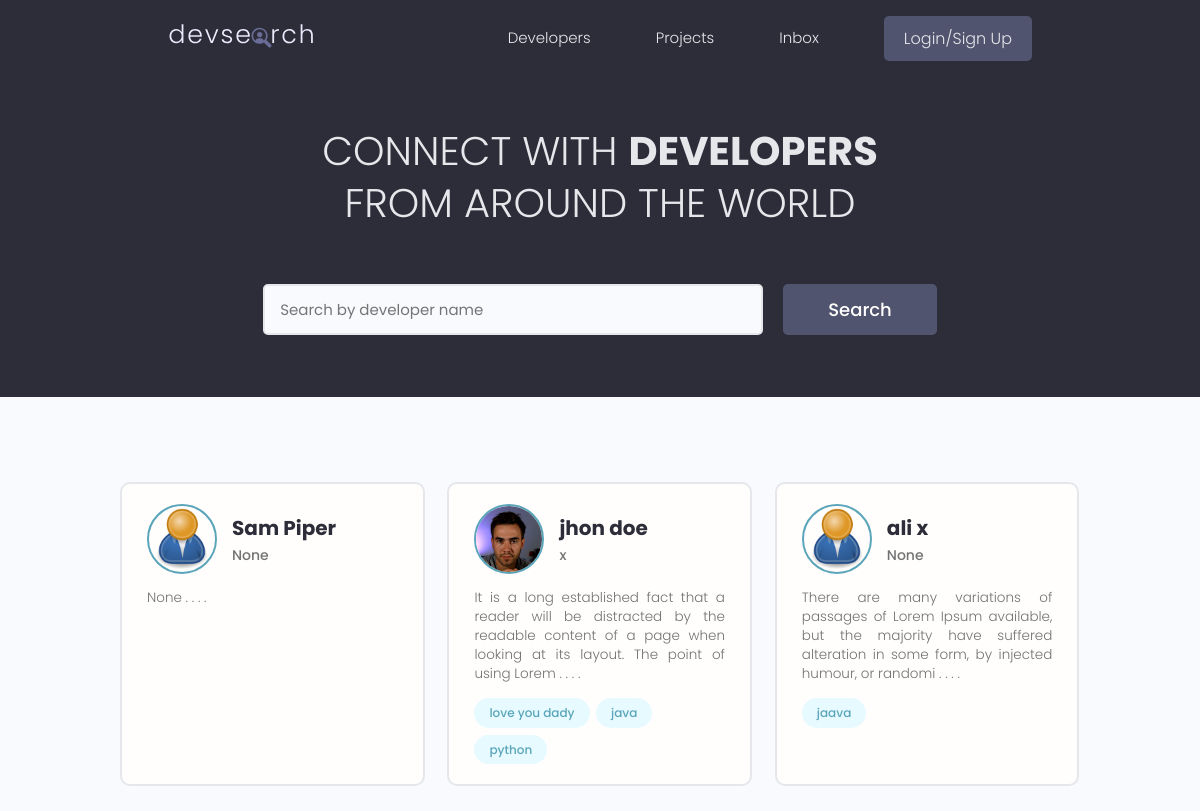
/, run on an earlier commit of the app's database.
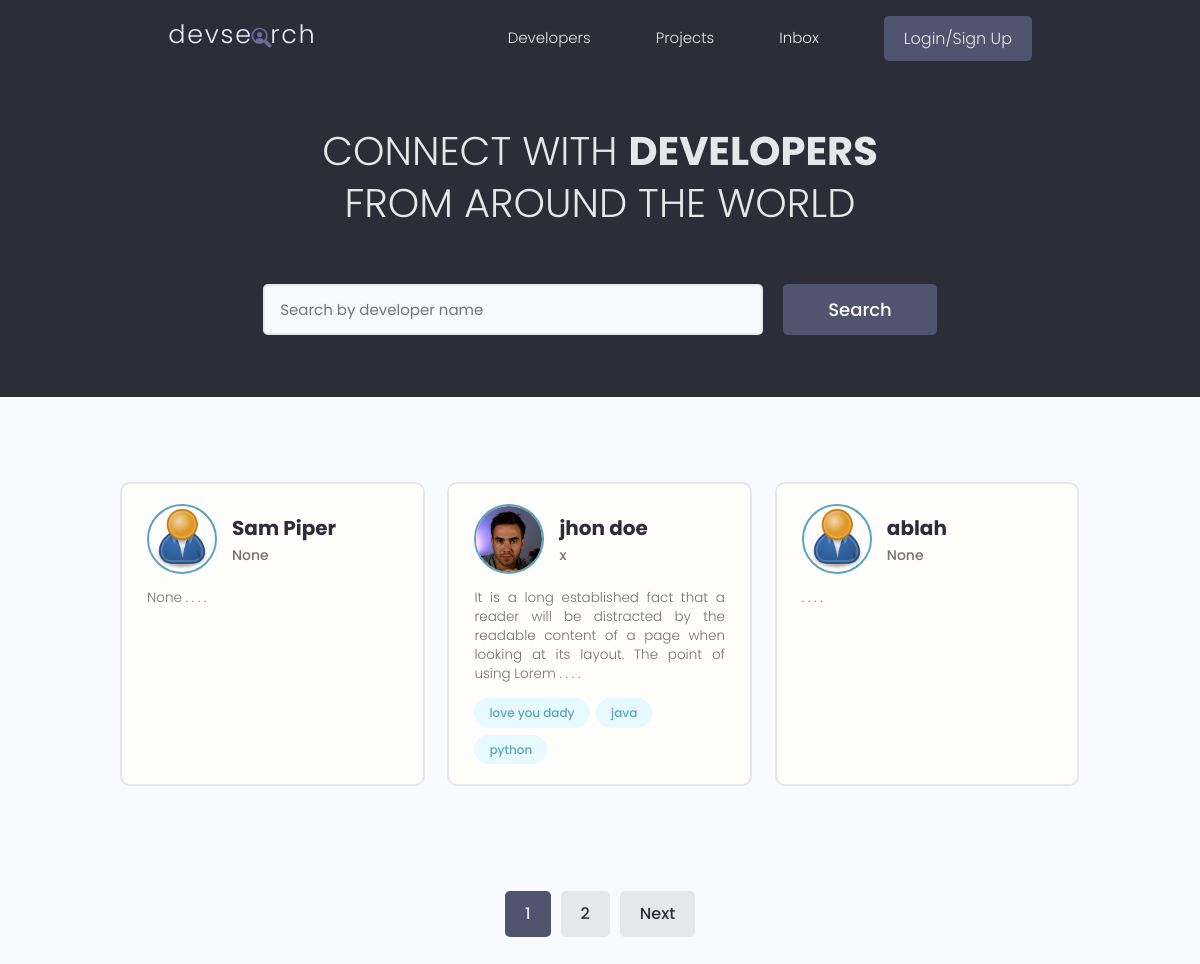
And on a later commit of the database.
### users/models.py (models this page shows, shortened)
class Profile(models.Model):
      user = models.OneToOneField(User, on_delete=models.CASCADE,
            null=True, blank=True)
      name = models.CharField(max_length=200, blank=True, null=True)
      email = models.EmailField(max_length=500, blank=True,null=True)
      username =models.CharField(max_length=200, blank=True, null=True)
      location = models.CharField(max_length=200, blank=True, null=True)
      short_intro = models.CharField(max_length=200, blank=True, null=True)
      bio = models.TextField(blank=True, null=True)
      profile_image = models.ImageField(blank=True,null=True,
            default='user-default.png', upload_to='profiles/')
      social_github  = models.CharField(max_length=200, blank=True, null=True)
      social_twitter = models.CharField(max_length=200, blank=True, null=True)
      social_linkdin = models.CharField(max_length=200, blank=True, null=True)
      social_youtube = models.CharField(max_length=200, blank=True, null=True)
      social_website = models.CharField(max_length=200, blank=True, null=True)
      created = models.DateTimeField(auto_now_add=True)
      id = models.UUIDField(default=uuid.uuid4 ,
                  unique=True , primary_key=True , editable=False )

class Skill(models.Model):
      owner = models.ForeignKey(Profile,on_delete=models.CASCADE,
                  null=True, blank=True)
      id = models.UUIDField(unique=True,
                  default=uuid.uuid4,primary_key=True,editable=False)
      name = models.CharField(max_length=100 , null=True, blank=True)
      description = models.TextField(max_length=1000 , null=True, blank=True)
      created = models.DateTimeField(auto_now_add=True)
      def __str__(self):
            return str(self.name)

### users/views.py (the view)
# urls.py: path('', views.profiles , name='profiles'),
def profiles(request):
      profiles , search_query = searchProfiles(request)
      profiles, paginator, custom_range =   pagination(request, profiles)
      if custom_range != 0 : # if not 0 , means we have range
            context = {
                  'profiles':profiles,
                  'search_query':search_query ,
                  'customRange': custom_range,
                  }
      else: # NO custom range
            context = {
                  'profiles':profiles,
                  'search_query':search_query ,
                  'customRange':paginator.page_range,
                  }
      return render(request, 'users/profiles.html',context)

### users/utils.py (called while the page is built)
def searchProfiles(request):
      search_query = ''
      if request.GET.get('search_query'):
            search_query = request.GET.get('search_query')
      skills = Skill.objects.filter(name__icontains= search_query)
      profiles = Profile.objects.distinct().filter(
            Q(name__icontains= search_query) |
             Q(short_intro__icontains= search_query) |
             Q(skill__in=skills)
             )
      if request.user:
            rm = request.user.username
            profiles = profiles.exclude(name=rm)
      return profiles, search_query

### users/templates/users/profiles.html (shortened to what this page needs)
{% extends "base.html" %}
{% load static %}
{% block content %}
  <main class="home">
      <section class="hero-section text-center">
        <div class="container container--narrow">
          <div class="hero-section__box">
            <h2>CONNECT WITH <span>DEVELOPERS</span></h2>
            <h2>FROM AROUND THE WORLD</h2>
          </div>
          <div class="hero-section__search">
            <form id='searchForm' class="form" action="{% url 'profiles'%}" method="get">
              <div class="form__field">
                <input class="input input--text" id="formInput#search" type="text" name="search_query"
                 value="{{search_query}}"  placeholder="Search by developer name" />
              </div>
              <input class="btn btn--sub btn--lg" type="submit" value="Search" />
            </form>
          </div>
        </div>
      </section>
      <section class="devlist">
        <div class="container">
          <div class="grid grid--three">
            {% for profile in profiles %}
            <div class="column card">
              <div class="dev">
                <a href="{% url 'userprofile' profile.id %}" class="card__body">
                  <div class="dev__profile">
                    <img class ="avatar avatar--md" src="{{ profile.profile_image.url }}" alt="image" />
                    <div class="dev__meta">
                      <h3>{{ profile.name }}</h3>
                      <h5>{{profile.short_intro|slice:'100'}}</h5>
                    </div>
                  </div>
                  <p class="dev__info">
                        {{ profile.bio|slice:'150' }} . . . .
                  </p>
                  <div class="dev__skills">
                  {% for skill in profile.skill_set.all|slice:'5' %}
                    <span class="tag tag--pill tag--main">
                      <small>{{skill}}</small>
                    </span>
                  {%endfor%}
                  </div>
                </a>
              </div>
            </div>
            {% endfor %}
          </div>
        </div>
      </section>
         {% include "pagination.html" with queryset=profiles customRange=customRange %}
    </main>
{% endblock content %}

What changed in the data, as far as the page shows it:
no longer on this page (row unchanged): Profile: profile_image (placeholder picture), name "ali x", short_intro "None", bio "There are many variations of passages of Lorem Ipsum available, but the majority have suffered alteration in some form, by injected humour, or randomi"
no longer on this page (row unchanged): Skill: name "jaava", shown under "ali x"
added Profile: profile_image (placeholder picture), name "ablah", short_intro "None"
Also different on the page:
new list line: "1"
new list line: "2"
text now shown: "Next"
